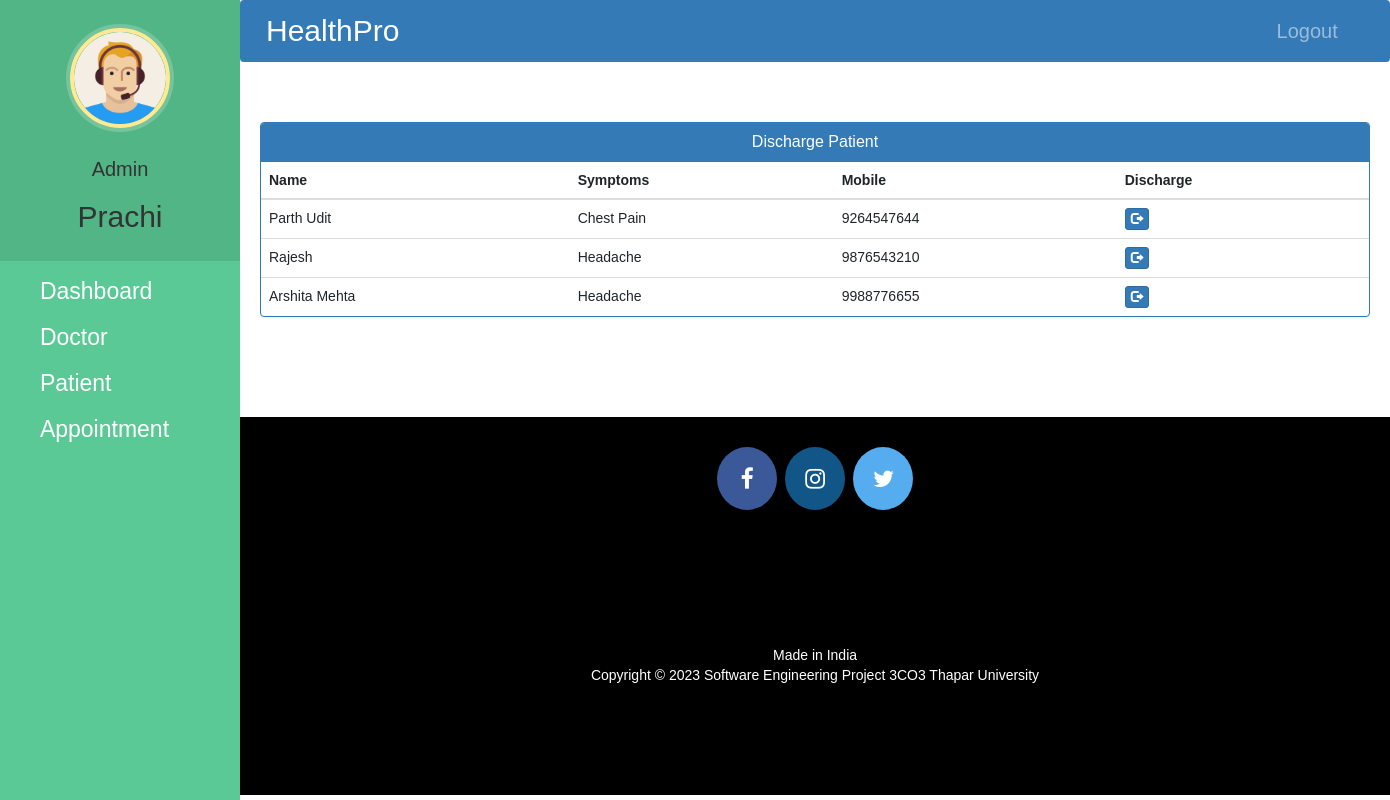
Screenshot of /admin-discharge-patient (signed in) with the database file from the repository.
### hospital/models.py (models this page shows, shortened)
class Patient(models.Model):
    user=models.OneToOneField(User,on_delete=models.CASCADE)
    profile_pic= models.ImageField(upload_to='profile_pic/PatientProfilePic/',null=True,blank=True)
    address = models.CharField(max_length=40)
    mobile = models.CharField(max_length=20,null=False)
    symptoms = models.CharField(max_length=100,null=False)
    assignedDoctorId = models.PositiveIntegerField(null=True)
    admitDate=models.DateField(auto_now=True)
    status=models.BooleanField(default=False)
    @property
    def get_name(self):
        return self.user.first_name+" "+self.user.last_name

### hospital/views.py (the view)
# urls.py: path('admin-discharge-patient', views.admin_discharge_patient_view,name='admin-discharge-patient'),
@login_required(login_url='adminlogin')
@user_passes_test(is_admin)
def admin_discharge_patient_view(request):
    patients=models.Patient.objects.all().filter(status=True)
    return render(request,'hospital/admin_discharge_patient.html',{'patients':patients})

### hospital/views.py (called while the page is built)
def is_admin(user):
    return user.groups.filter(name='ADMIN').exists()

### templates/hospital/admin_discharge_patient.html (shortened to what this page needs)
{% extends 'hospital/admin_base.html' %}
{% block content %}
<head>
  <link href="//netdna.bootstrapcdn.com/bootstrap/3.0.0/css/bootstrap.min.css" rel="stylesheet" id="bootstrap-css">
</head>
<div class="container">
  <div class="panel panel-primary">
    <div class="panel-heading">
      <h6 class="panel-title">Discharge Patient</h6>
    </div>
    <table class="table table-hover" id="dev-table">
      <thead>
        <tr>
          <th>Name</th>
          <th>Symptoms</th>
          <th>Mobile</th>
          <th>Discharge</th>
        </tr>
      </thead>
      {% for p in patients %}
      <tr>
        <td> {{p.get_name}}</td>
        <td>{{p.symptoms}}</td>
        <td>{{p.mobile}}</td>
        <td><a class="btn btn-primary btn-xs" href="{% url 'discharge-patient' p.id  %}"><span class="glyphicon glyphicon-log-out"></span></a></td>
      </tr>
      {% endfor %}
    </table>
  </div>
</div>
{% endblock content %}

### templates/hospital/admin_base.html (shortened to what this page needs)
<!DOCTYPE html>
{% load static %}
<html lang="en">
<head>
  <link rel="stylesheet" href="https://stackpath.bootstrapcdn.com/bootstrap/4.3.1/css/bootstrap.min.css">
  <link rel="stylesheet" href="https://maxcdn.bootstrapcdn.com/font-awesome/4.7.0/css/font-awesome.min.css">
  <link rel="stylesheet" href="{% static '/style.css' %}">
</head>
<body>
  <nav class="menu" tabindex="0">
    <header class="avatar">
      <img src="{% static "images/adminpropic.png" %}" />
      <br><br>
      <h6 style="font-size: 20px">Admin</h6>
      <h2 style="font-weight: 500;">{{request.user.first_name}}</h2>
    </header>
    <ul>
      <li tabindex="0" class="icon-dashboard"> <a style="color:white; text-decoration:none;font-size: 23px" href="/admin-dashboard"><span>Dashboard</span></a> </li>
      <li tabindex="0" class="icon-customers"> <a style="color:white; text-decoration:none;font-size: 23px" href="/admin-doctor"><span>Doctor</span></a></li>
      <li tabindex="0" class="icon-users"> <a style="color:white; text-decoration:none;font-size: 23px" href="/admin-patient"><span>Patient</span></a></li>
      <li tabindex="0" class="icon-calendar"> <a style="color:white; text-decoration:none;font-size: 23px" href="/admin-appointment"><span>Appointment</span></a></li>
    </ul>
  </nav>
  <main>
    <div class="bs-example">
      <nav class="navbar navbar-expand-md  navbar-dark fixed-top" style="background:#337AB7;">
        <a href="/admin-dashboard" class="navbar-brand" style="font-size: 30px">HealthPro</a>
        <div class="collapse navbar-collapse justify-content-between" id="navbarCollapse">
          <div class="navbar-nav" style=" margin-left: 90%;">
            <a href="/logout" class="nav-item nav-link" style="font-size: 20px">Logout</a>
          </div>
        </div>
      </nav>
    </div>
    <br><br>
    {% block content %}
    {% endblock content %}
    <br><br><br><br>
    <footer>
      <p>
        <a id="ftr" href="https://www.facebook.com/arshita.mehta.77" class="fa fa-facebook"></a>
        <a id="ftr" href="https://instagram.com/anushkas2111?igshid=dzMzOTZ5eXc5aWVp" class="fa fa-instagram"></a>
        <a id="ftr" href="https://x.com/21AnushkaSingh?s=09" class="fa fa-twitter"></a>
      </p>
      <br>
      <div class="container">
        <div class="row">
          <div class="col-md-12 col-sm-12">
            <div style="color:#ffffff;" class="wow fadeInUp footer-copyright">
              <p>Made in India <br>
                Copyright &copy; 2023 Software Engineering Project 3CO3 Thapar University </p>
            </div>
          </div>
        </div>
      </div>
    </footer>
  </main>
</body>
</html>

### static/style.css (style rules this page uses)
body { padding-left: 240px; }
main { position: relative; height: 100vh; }
.menu { background: #5bc995; height: 100vh; width: 240px; position: fixed; top: 0px; left: 0; z-index: 5; outline: none; }
.menu .avatar { background: rgba(0, 0, 0, 0.1); padding: 2em 0.5em; text-align: center; }
.menu .avatar img { width: 100px; border-radius: 50%; overflow: hidden; border: 4px solid #ffea92; box-shadow: 0 0 0 4px rgba(255, 255, 255, 0.2); }
.menu .avatar h2 { font-weight: normal; margin-bottom: 0; }
.menu ul { list-style: none; padding: 0.5em 0; margin: 0; }
.menu ul li { padding: 0.5em 1em 0.5em 3em; font-size: 0.95em; font-weight: regular; background-repeat: no-repeat; background-position: left 15px center; background-size: auto 20px; transition: all 0.15s linear; cursor: pointer; }
.menu ul li.icon-dashboard { background-image: url("http://www.entypo.com/images//gauge.svg"); }
.menu ul li.icon-customers { background-image: url("http://www.entypo.com/images//briefcase.svg"); }
.menu ul li.icon-users { background-image: url("http://www.entypo.com/images//users.svg"); }
.menu ul li.icon-calendar { background-image: url("http://www.entypo.com/images//calendar.svg"); }

### templates/hospital/admin_base.html (style rules this page uses)
a:link { text-decoration: none; }
* { font-family: 'Poppins', sans-serif; }
a { color: white; }
footer { padding: 0px 0px 0px 0px; background-color: black; margin: 0px; }
#ftr { padding: 20px; }
.fa { font-size: 23px; width: 60px; text-align: center; text-decoration: none; margin: 5px 2px; border-radius: 50%; }
.fa-facebook { background: #3B5998; color: white; margin-top: 30px; }
.fa-twitter { background: #55ACEE; color: white; }
.fa-instagram { background: #125688; color: white; }
p { text-align: center; }
* { font-family: poppins,sans-serif; }
body { padding-left: 240px; }
main { position: relative; height: 100vh; }
.menu { background: #5bc995; height: 100vh; width: 240px; position: fixed; top: 0px; left: 0; z-index: 5; outline: none; }
.menu .avatar { background: rgba(0, 0, 0, 0.1); padding: 2em 0.5em; text-align: center; }
.menu .avatar img { width: 100px; border-radius: 50%; overflow: hidden; border: 4px solid #ffea92; box-shadow: 0 0 0 4px rgba(255, 255, 255, 0.2); }
.menu .avatar h2 { font-weight: normal; margin-bottom: 0; }
.menu ul { list-style: none; padding: 0.5em 0; margin: 0; }
.menu ul li { padding: 0.5em 1em 0.5em 3em; font-size: 0.95em; font-weight: regular; background-repeat: no-repeat; background-position: left 15px center; background-size: auto 20px; transition: all 0.15s linear; cursor: pointer; }
.menu ul li.icon-dashboard { background-image: url("http://www.entypo.com/images//gauge.svg"); }
.menu ul li.icon-customers { background-image: url("http://www.entypo.com/images//briefcase.svg"); }
.menu ul li.icon-users { background-image: url("http://www.entypo.com/images//users.svg"); }
.menu ul li.icon-calendar { background-image: url("http://www.entypo.com/images//calendar.svg"); }

### templates/hospital/admin_discharge_patient.html (style rules this page uses)
a:link { text-decoration: none; }
h6 { text-align: center; }
* { font-family: 'Poppins', sans-serif; }
.row { margin: 100px; }

### rows the page displays
Patient: get_name "Parth Udit", symptoms "Chest Pain", mobile "9264547644"
Patient: get_name "Rajesh", symptoms "Headache", mobile "9876543210"
Patient: get_name "Arshita Mehta", symptoms "Headache", mobile "9988776655"

### other values shown
{{ request.user.first_name }} "Prachi"
